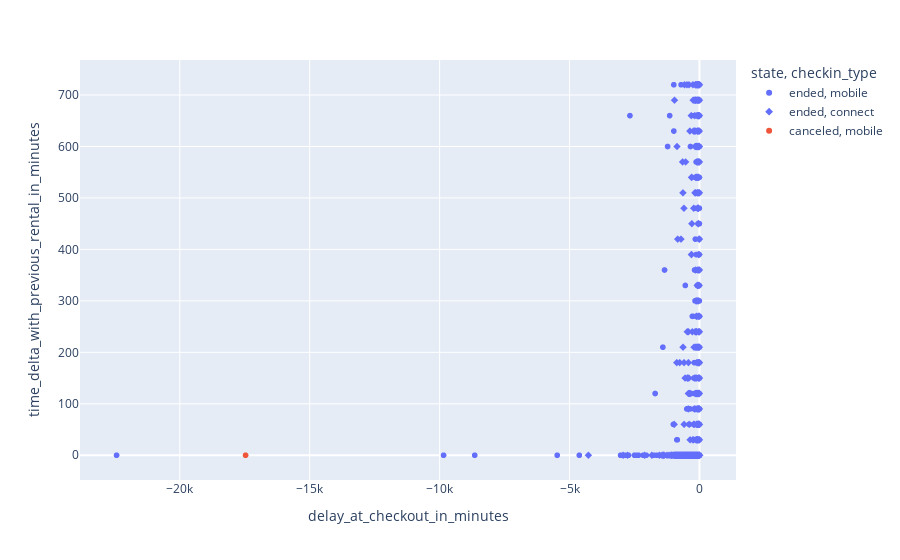

Notebook code for this chart:
### Code cell
fig = px.scatter(anomaly_early_rental, x="delay_at_checkout_in_minutes", y="time_delta_with_previous_rental_in_minutes", color="state", symbol="checkin_type")
fig.show()

### Figure 1 — Plotly figure (JSON) as saved in the notebook; plotly's stock layout.template omitted (floating-point values rounded to 4 significant figures; data arrays with more than 128 entries replaced by an {"elided": "..."} marker saying what was removed)
{"data": [{"hovertemplate": "state=ended<br>checkin_type=mobile<br>delay_at_checkout_in_minutes=%{x}<br>time_delta_with_previous_rental_in_minutes=%{y}<extra></extra>", "legendgroup": "ended, mobile", "marker": {"color": "#636efa", "symbol": "circle"}, "mode": "markers", "name": "ended, mobile", "showlegend": true, "type": "scattergl", "x": {"elided": "4901 float values"}, "xaxis": "x", "y": {"elided": "4901 float values"}, "yaxis": "y"}, {"hovertemplate": "state=ended<br>checkin_type=connect<br>delay_at_checkout_in_minutes=%{x}<br>time_delta_with_previous_rental_in_minutes=%{y}<extra></extra>", "legendgroup": "ended, connect", "marker": {"color": "#636efa", "symbol": "diamond"}, "mode": "markers", "name": "ended, connect", "showlegend": true, "type": "scattergl", "x": {"elided": "1918 float values"}, "xaxis": "x", "y": {"elided": "1918 float values"}, "yaxis": "y"}, {"hovertemplate": "state=canceled<br>checkin_type=mobile<br>delay_at_checkout_in_minutes=%{x}<br>time_delta_with_previous_rental_in_minutes=%{y}<extra></extra>", "legendgroup": "canceled, mobile", "marker": {"color": "#EF553B", "symbol": "circle"}, "mode": "markers", "name": "canceled, mobile", "showlegend": true, "type": "scattergl", "x": [-17470.0], "xaxis": "x", "y": [0.0], "yaxis": "y"}], "layout": {"legend": {"title": {"text": "state, checkin_type"}, "tracegroupgap": 0}, "margin": {"t": 60}, "xaxis": {"anchor": "y", "domain": [0, 1], "title": {"text": "delay_at_checkout_in_minutes"}}, "yaxis": {"anchor": "x", "domain": [0, 1], "title": {"text": "time_delta_with_previous_rental_in_minutes"}}}}
